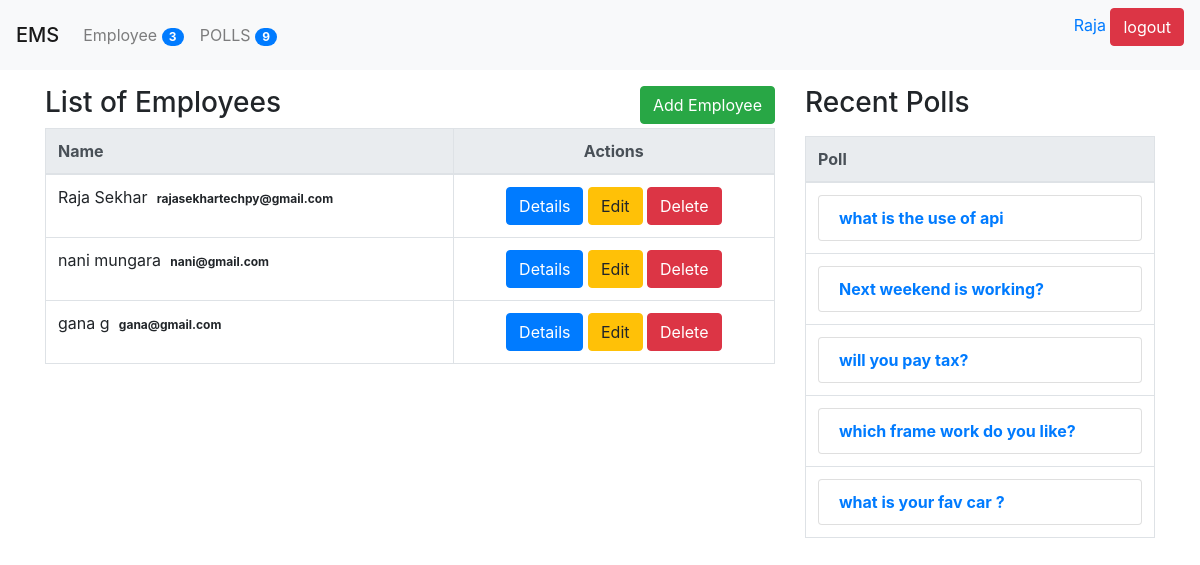
Before: /employee/ (signed in) with the older database file.
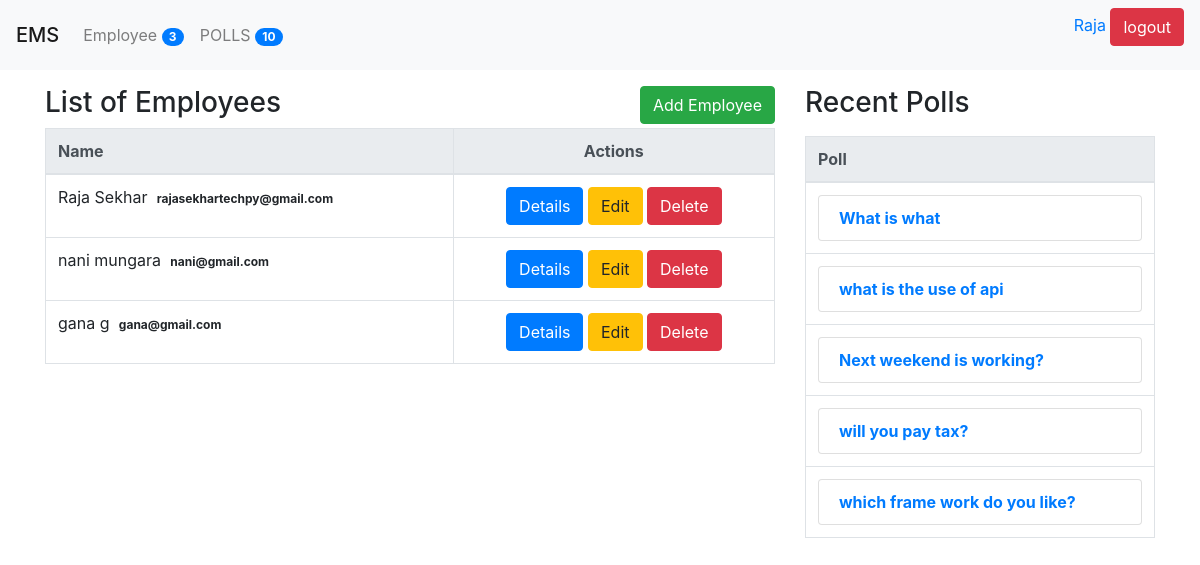
After: the same page with the newer database file.
### poll/models.py (models this page shows, shortened)
class Question(models.Model):
    title = models.TextField(null = False , blank = False)
    status = models.CharField(default = 'inactive', max_length = 10)
    created_by = models.ForeignKey(User, null=True, blank= True , on_delete= models.CASCADE)
    start_date = models.DateTimeField(null=True, blank= True)
    end_date = models.DateTimeField(null=True, blank= True)
    created_at = models.DateTimeField(auto_now_add= True)
    updated_at =models.DateTimeField(auto_now= True)

### employee/views.py (the view)
# urls.py: path('', employee_list, name= 'employee_list'),
@login_required(login_url= '/login/')
def employee_list(request):
    context = {}
    context['users'] = User.objects.all()
    context['title'] = 'Employees'
    return render(request, 'employee/index.html',context)

### poll/context_processor.py (called while the page is built)
def poll_count(request):
    count = Question.objects.count()
    return {"polls_count" : count}

def emp_count(request):
    count = User.objects.count()
    return {"emp_count" : count}

### poll/templatetags/poll_extras.py (called while the page is built)
def upper(value):
    return value.upper()

@register.simple_tag
def recent_polls(n=5):
    questions = Question.objects.all().order_by('-created_at')
    return questions[0:n]

### templates/employee/index.html
{% extends 'polls/base.html' %}
{% load poll_extras %}
{% block content %}
<div class="row">
        <div class="col-sm-8">
        <p>
            <div class="float-left"><h3>List of {{title}}</h3></div>
            {% if request.role == "Admin" %}
            <a class="btn btn-success float-right" href="/employee/add/"> Add Employee</a>
            {% endif %}
        </p>
    <div class="table-responsive-sm">
    {% if users %}
            <table class="table table-bordered">
                <thead class="thead-light">
                    <tr>
                        <th>Name</th>
                        <th class="text-center">Actions</th>
                    </tr>
                </thead>
                <tbody>
            {% for user in users %}
                    <tr>
                        <td scope="row">
                            {{user.first_name}} {{user.last_name}}
                            <span class="badge badge-default">{{user.email}}</span>
                        </td>
                        <td class="text-center">
                            <a class="btn btn-primary" href="{% url 'employee_details' user.id %}">Details</a>
                            <a class="btn btn-warning" href="{% url 'employee_edit' user.id %}">Edit</a>
                            <a class="btn btn-danger" href="{% url 'employee_delete' user.id %}">Delete</a>
                        </td>
                    </tr>
                {% endfor %}
                </tbody>
            </table>
        {% else %}
            <p> There are no employees</p>
        {% endif %}
    </div>
    </div>
    <div class="col-sm-4">
        {% recent_polls as questions %}
        <p>
            <h3>Recent Polls</h3>
        </p>
        <div class="table-responsive-sm">
            {% if questions %}
                <table class="table table-bordered">
                    <thead class="thead-light">
                        <tr>
                            <th>Poll</th>
                        </tr>
                </thead>
                <tbody>
                {% for question in questions %}
                    <tr>
                        <th scope="row">
                            <a class="list-group-item" href="{% url 'polls_details' question.id%}" >{{question.title }} </a>
                        </th>
                    </tr>
                {% endfor %}
                </tbody>
                </table>
        {% else %}
            <p>There is no question available.</p>
        {% endif %}
    </div>
</div>
{% endblock content %}

### templates/header.html (shortened to what this page needs)
{% load poll_extras %}
<div class="navbar navbar-expand-lg navbar-light bg-light">
    <span class="navbar-brand mb-0 h1">EMS</span>
    <div class="collapse navbar-collapse" id="navbarNav">
        <ul class="navbar-nav">
            <li class="nav-item">
                <a class="nav-link" href="{% url 'employee_list'%}">
                    {{"employee" | capfirst}}
                    <span class="badge badge-primary badge-pill ">{{emp_count}}</span>
                </a>
            </li>
            <li class="nav-item">
                <a class="nav-link" href="{% url 'polls_list' %}">
                    {{"Polls" | upper}}
                    <span class="badge badge-primary badge-pill ">{{polls_count}}</span>
                </a>
            </li>
        </ul>
    </div>
    {% if user.is_authenticated %}
        <div class="text-right">
            <form method="POST" action="/logout/">
            <a href="{% url 'my_profile' %}">{{request.user.first_name}}</a>
            <input type="submit" class="btn btn-danger" value="logout">
            </form>
        </div>
    {% endif %}
</div>

Changed rows visible on the page:
no longer on this page (row unchanged): Question: title "what is your fav car ?"
added Question: title "What is what"
Other visible differences:
{{ polls_count }}: "9" → "10"
